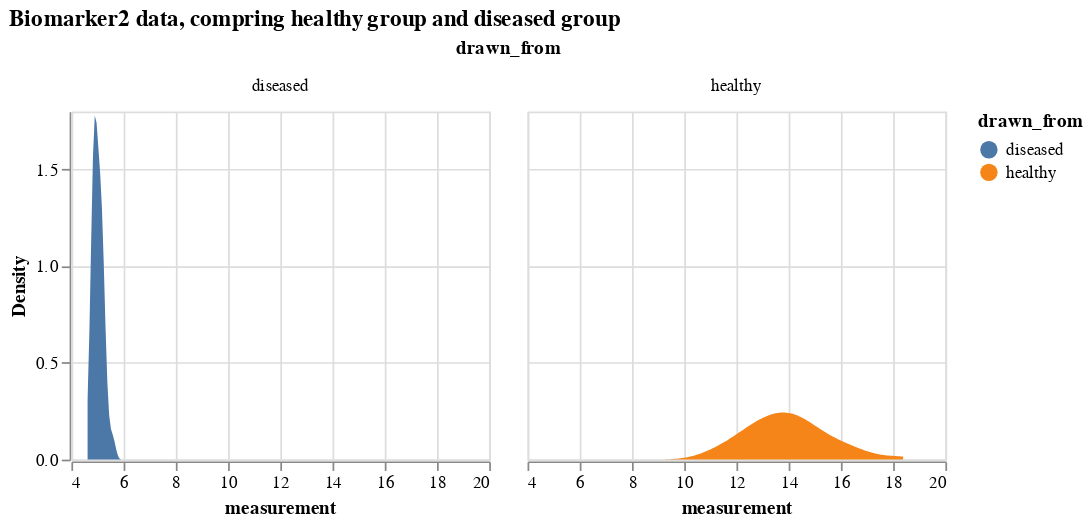

This figure's notebook cell:
### Markdown cell above
### Comparing a certain biomarker data

### Code cell
# select only biomarker 2 
bio_2_data = df_expanded[df_expanded.Biomarker=='Biomarker 2'].drop(['k_j', 'S_n', 'Biomarker'], axis = 1)
# biomarker2 data, comparing from diseased and healthy groups
alt.Chart(bio_2_data).transform_density(
    'measurement',
    as_=['measurement', 'Density'],
    groupby=['drawn_from']
).mark_area().encode(
    x="measurement:Q",
    y="Density:Q",
    facet = alt.Facet(
        "drawn_from:N",
    ),
    color=alt.Color(
        'drawn_from:N'
    )
).properties(
    width= 240,
    height = 200,
).properties(
    title='Biomarker2 data, compring healthy group and diseased group'
)

### Figure 1 — Vega-Lite specification as saved in the notebook (floating-point values rounded to 4 significant figures)
{"config": {"view": {"continuousWidth": 300, "continuousHeight": 300}}, "data": {"name": "data-d059d73db99b570060779aac5bd78f67"}, "mark": {"type": "area"}, "encoding": {"color": {"field": "drawn_from", "type": "nominal"}, "facet": {"field": "drawn_from", "type": "nominal"}, "x": {"field": "measurement", "type": "quantitative"}, "y": {"field": "Density", "type": "quantitative"}}, "height": 200, "title": "Biomarker2 data, compring healthy group and diseased group", "transform": [{"density": "measurement", "groupby": ["drawn_from"], "as": ["measurement", "Density"]}], "width": 240, "$schema": "https://vega.github.io/schema/vega-lite/v5.16.3.json", "datasets": {"data-d059d73db99b570060779aac5bd78f67": [{"participant": 0, "measurement": 4.872, "drawn_from": "diseased"}, {"participant": 1, "measurement": 13.98, "drawn_from": "healthy"}, {"participant": 2, "measurement": 14.7, "drawn_from": "healthy"}, {"participant": 3, "measurement": 5.12, "drawn_from": "diseased"}, {"participant": 4, "measurement": 4.869, "drawn_from": "diseased"}, {"participant": 5, "measurement": 4.901, "drawn_from": "diseased"}, {"participant": 6, "measurement": 4.89, "drawn_from": "diseased"}, {"participant": 7, "measurement": 13.81, "drawn_from": "healthy"}, {"participant": 8, "measurement": 4.838, "drawn_from": "diseased"}, {"participant": 9, "measurement": 4.782, "drawn_from": "diseased"}, {"participant": 10, "measurement": 5.053, "drawn_from": "diseased"}, {"participant": 11, "measurement": 14.2, "drawn_from": "healthy"}, {"participant": 12, "measurement": 5.05, "drawn_from": "diseased"}, {"participant": 13, "measurement": 5.134, "drawn_from": "diseased"}, {"participant": 14, "measurement": 4.621, "drawn_from": "diseased"}, {"participant": 15, "measurement": 4.836, "drawn_from": "diseased"}, {"participant": 16, "measurement": 5.217, "drawn_from": "diseased"}, {"participant": 17, "measurement": 4.998, "drawn_from": "diseased"}, {"participant": 18, "measurement": 4.899, "drawn_from": "diseased"}, {"participant": 19, "measurement": 12.7, "drawn_from": "healthy"}, {"participant": 20, "measurement": 4.861, "drawn_from": "diseased"}, {"participant": 21, "measurement": 4.749, "drawn_from": "diseased"}, {"participant": 22, "measurement": 13.75, "drawn_from": "healthy"}, {"participant": 23, "measurement": 5.207, "drawn_from": "diseased"}, {"participant": 24, "measurement": 15.88, "drawn_from": "healthy"}, {"participant": 25, "measurement": 5.016, "drawn_from": "diseased"}, {"participant": 26, "measurement": 4.901, "drawn_from": "diseased"}, {"participant": 27, "measurement": 5.382, "drawn_from": "diseased"}, {"participant": 28, "measurement": 12.13, "drawn_from": "healthy"}, {"participant": 29, "measurement": 13.12, "drawn_from": "healthy"}, {"participant": 30, "measurement": 4.878, "drawn_from": "diseased"}, {"participant": 31, "measurement": 5.119, "drawn_from": "diseased"}, {"participant": 32, "measurement": 4.946, "drawn_from": "diseased"}, {"participant": 33, "measurement": 14.97, "drawn_from": "healthy"}, {"participant": 34, "measurement": 12.25, "drawn_from": "healthy"}, {"participant": 35, "measurement": 5.32, "drawn_from": "diseased"}, {"participant": 36, "measurement": 15.97, "drawn_from": "healthy"}, {"participant": 37, "measurement": 4.932, "drawn_from": "diseased"}, {"participant": 38, "measurement": 11.08, "drawn_from": "healthy"}, {"participant": 39, "measurement": 4.76, "drawn_from": "diseased"}, {"participant": 40, "measurement": 4.778, "drawn_from": "diseased"}, {"participant": 41, "measurement": 5.09, "drawn_from": "diseased"}, {"participant": 42, "measurement": 5.142, "drawn_from": "diseased"}, {"participant": 43, "measurement": 14.11, "drawn_from": "healthy"}, {"participant": 44, "measurement": 4.906, "drawn_from": "diseased"}, {"participant": 45, "measurement": 5.025, "drawn_from": "diseased"}, {"participant": 46, "measurement": 5.15, "drawn_from": "diseased"}, {"participant": 47, "measurement": 13.44, "drawn_from": "healthy"}, {"participant": 48, "measurement": 4.929, "drawn_from": "diseased"}, {"participant": 49, "measurement": 14.92, "drawn_from": "healthy"}, {"participant": 50, "measurement": 16.94, "drawn_from": "healthy"}, {"participant": 51, "measurement": 5.139, "drawn_from": "diseased"}, {"participant": 52, "measurement": 16.13, "drawn_from": "healthy"}, {"participant": 53, "measurement": 5.228, "drawn_from": "diseased"}, {"participant": 54, "measurement": 12.99, "drawn_from": "healthy"}, {"participant": 55, "measurement": 4.746, "drawn_from": "diseased"}, {"participant": 56, "measurement": 5.211, "drawn_from": "diseased"}, {"participant": 57, "measurement": 4.814, "drawn_from": "diseased"}, {"participant": 58, "measurement": 4.909, "drawn_from": "diseased"}, {"participant": 59, "measurement": 5.349, "drawn_from": "diseased"}, {"participant": 60, "measurement": 5.629, "drawn_from": "diseased"}, {"participant": 61, "measurement": 11.36, "drawn_from": "healthy"}, {"participant": 62, "measurement": 14.27, "drawn_from": "healthy"}, {"participant": 63, "measurement": 12.84, "drawn_from": "healthy"}, {"participant": 64, "measurement": 14.4, "drawn_from": "healthy"}, {"participant": 65, "measurement": 12.37, "drawn_from": "healthy"}, {"participant": 66, "measurement": 4.993, "drawn_from": "diseased"}, {"participant": 67, "measurement": 15.23, "drawn_from": "healthy"}, {"participant": 68, "measurement": 4.697, "drawn_from": "diseased"}, {"participant": 69, "measurement": 13.49, "drawn_from": "healthy"}, {"participant": 70, "measurement": 4.82, "drawn_from": "diseased"}, {"participant": 71, "measurement": 12.63, "drawn_from": "healthy"}, {"participant": 72, "measurement": 5.02, "drawn_from": "diseased"}, {"participant": 73, "measurement": 13.41, "drawn_from": "healthy"}, {"participant": 74, "measurement": 14.98, "drawn_from": "healthy"}, {"participant": 75, "measurement": 16.24, "drawn_from": "healthy"}, {"participant": 76, "measurement": 5.141, "drawn_from": "diseased"}, {"participant": 77, "measurement": 4.849, "drawn_from": "diseased"}, {"participant": 78, "measurement": 18.38, "drawn_from": "healthy"}, {"participant": 79, "measurement": 5.072, "drawn_from": "diseased"}, {"participant": 80, "measurement": 5.002, "drawn_from": "diseased"}, {"participant": 81, "measurement": 13.77, "drawn_from": "healthy"}, {"participant": 82, "measurement": 14.15, "drawn_from": "healthy"}, {"participant": 83, "measurement": 12.42, "drawn_from": "healthy"}, {"participant": 84, "measurement": 13.55, "drawn_from": "healthy"}, {"participant": 85, "measurement": 5.107, "drawn_from": "diseased"}, {"participant": 86, "measurement": 11.63, "drawn_from": "healthy"}, {"participant": 87, "measurement": 13.03, "drawn_from": "healthy"}, {"participant": 88, "measurement": 5.519, "drawn_from": "diseased"}, {"participant": 89, "measurement": 5.02, "drawn_from": "diseased"}, {"participant": 90, "measurement": 5.239, "drawn_from": "diseased"}, {"participant": 91, "measurement": 14.45, "drawn_from": "healthy"}, {"participant": 92, "measurement": 5.247, "drawn_from": "diseased"}, {"participant": 93, "measurement": 4.989, "drawn_from": "diseased"}, {"participant": 94, "measurement": 4.927, "drawn_from": "diseased"}, {"participant": 95, "measurement": 4.831, "drawn_from": "diseased"}, {"participant": 96, "measurement": 5.269, "drawn_from": "diseased"}, {"participant": 97, "measurement": 14.92, "drawn_from": "healthy"}, {"participant": 98, "measurement": 4.742, "drawn_from": "diseased"}, {"participant": 99, "measurement": 5.195, "drawn_from": "diseased"}]}}
